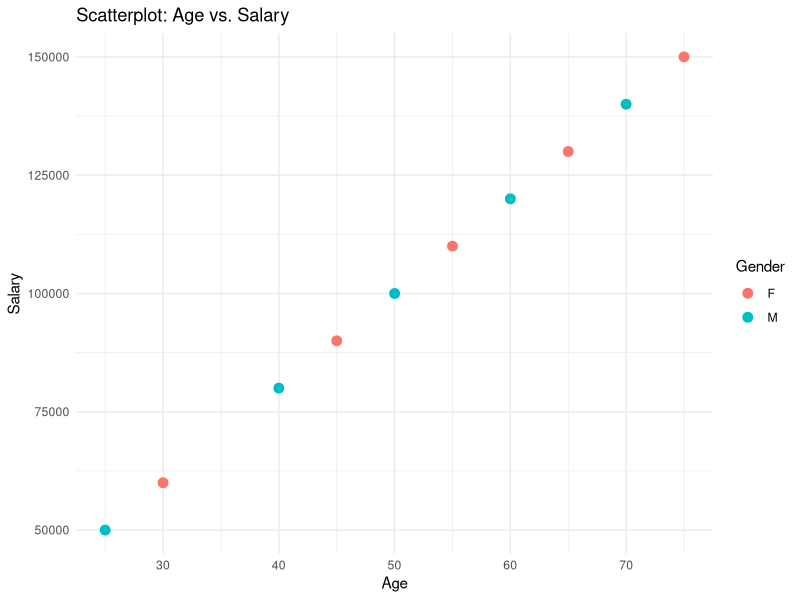
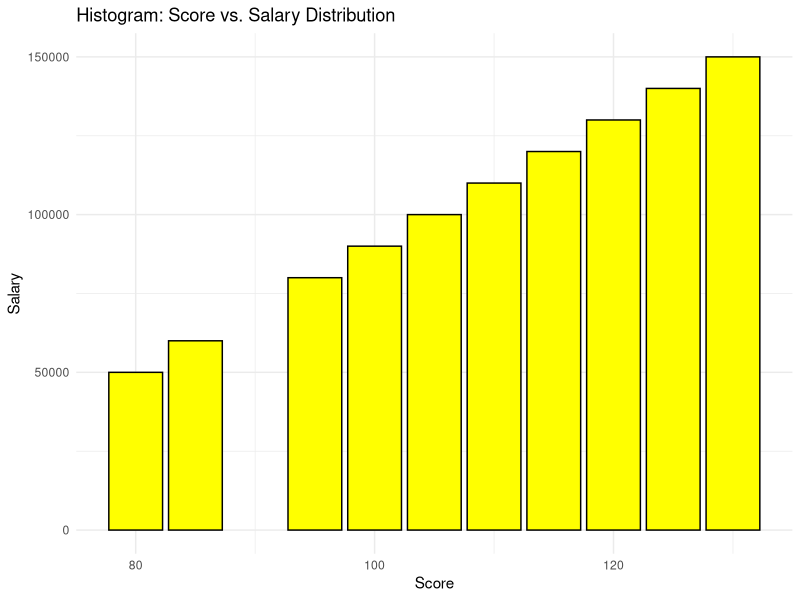
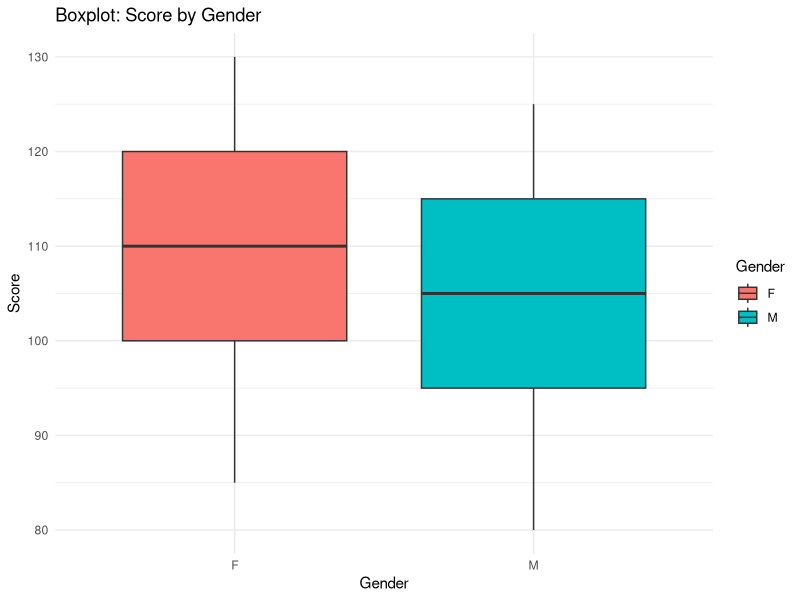
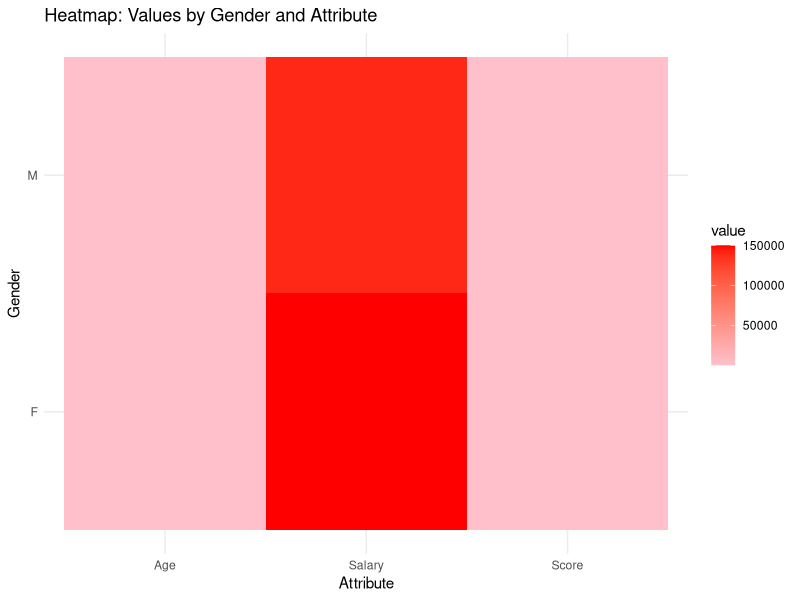

These charts were generated, in order, by the following R code:
# Load required libraries
library(ggplot2)  # For creating scatterplots, histograms, and boxplots
library(reshape2) # For reshaping data to create the heatmap

# Example dataset
df <- data.frame(
  Age = c(25, 30, 40, 45, 50, 55, 60, 65, 70, 75),            # Age of individuals
  Salary = c(50000, 60000, 80000, 90000, 100000, 110000, 
             120000, 130000, 140000, 150000),                  # Salary of individuals
  Score = c(80, 85, 95, 100, 105, 110, 115, 120, 125, 130),   # Scores of individuals
  Gender = c("M", "F", "M", "F", "M", "F", "M", "F", "M", "F") # Gender of individuals
)

# 1. Scatterplot: Relationship between Age and Salary
ggplot(df, aes(x = Age, y = Salary, color = Gender)) + # Specify Age on x-axis and Salary on y-axis, color points by Gender
  geom_point(size = 3) +                               # Use points of size 3
  labs(title = "Scatterplot: Age vs. Salary",          # Title of the plot
       x = "Age",                                      # Label for x-axis
       y = "Salary") +                                 # Label for y-axis
  theme_minimal()                                      # Apply a minimal theme for cleaner visuals

# Histogram-like visualization: Binning Scores and aggregating Salary
ggplot(df, aes(x = Score, y = Salary)) +             # Mapping Score to x-axis and Salary to y-axis
  geom_col(fill = "yellow", color = "black") +    # Creating bars for visualization
  labs(title = "Histogram: Score vs. Salary Distribution",      # Title of the plot
       x = "Score",                                  # Label for x-axis
       y = "Salary") +                               # Label for y-axis
  theme_minimal()                                    # Apply a minimal theme

# 3. Boxplot: Score Distribution by Gender
ggplot(df, aes(x = Gender, y = Score, fill = Gender)) + # Specify Gender on x-axis and Score on y-axis, fill color by Gender
  geom_boxplot() +                                     # Create a boxplot
  labs(title = "Boxplot: Score by Gender",             # Title of the plot
       x = "Gender",                                   # Label for x-axis
       y = "Score") +                                  # Label for y-axis
  theme_minimal()                                      # Apply a minimal theme for cleaner visuals

# 4. Heatmap: Representation of Age, Salary, and Score
# Reshape the dataset using melt() from the reshape2 package
df_melted <- melt(df, 
                  id.vars = "Gender",                  # Keep Gender as identifier
                  measure.vars = c("Age", "Salary", "Score")) # Variables to be melted

# Create the heatmap
ggplot(df_melted, aes(x = variable, y = Gender, fill = value)) + # Map variables to x-axis, Gender to y-axis, and value to fill color
  geom_tile() +                                      # Use tiles to create the heatmap
  scale_fill_gradient(low = "pink", high = "red") + # Gradient color scheme from white to blue
  labs(title = "Heatmap: Values by Gender and Attribute", # Title of the heatmap
       x = "Attribute",                               # Label for x-axis
       y = "Gender") +                                # Label for y-axis
  theme_minimal()                                     # Apply a minimal theme for cleaner visuals
